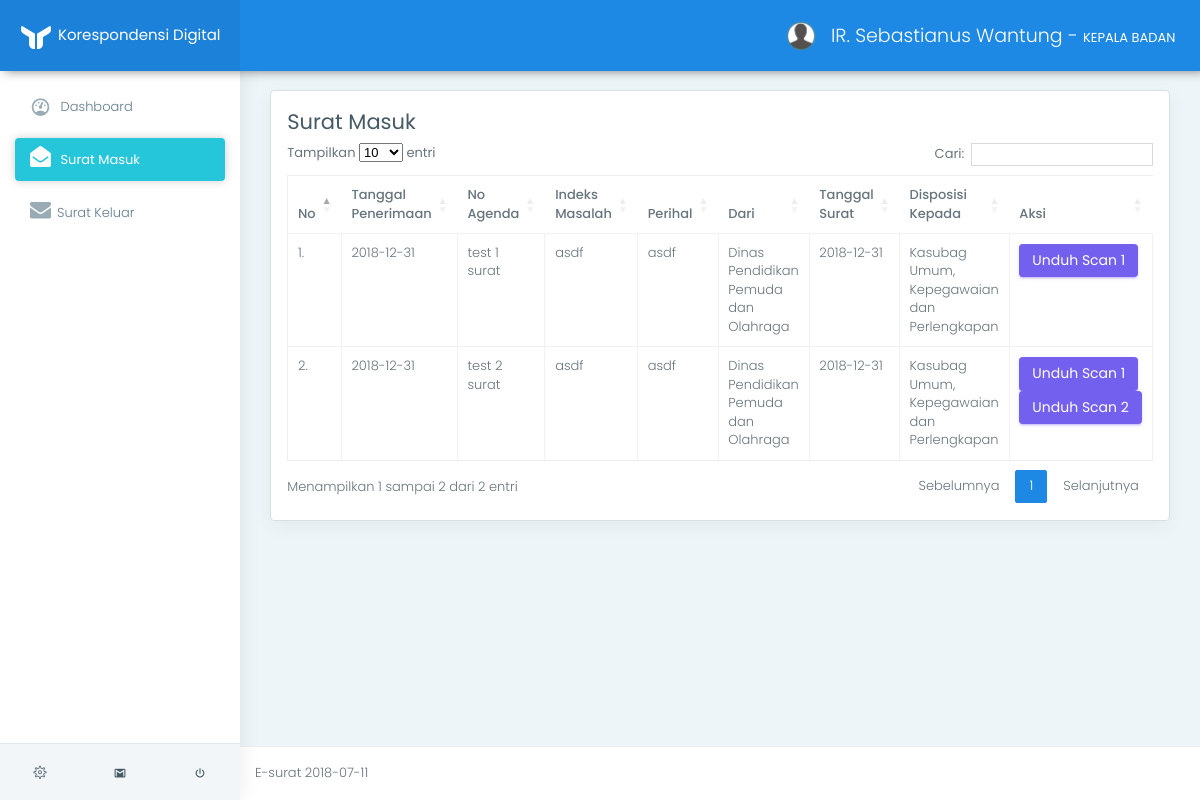
The app's page /app/index.php?page=view_surat_masuk_tu (signed in), older data.
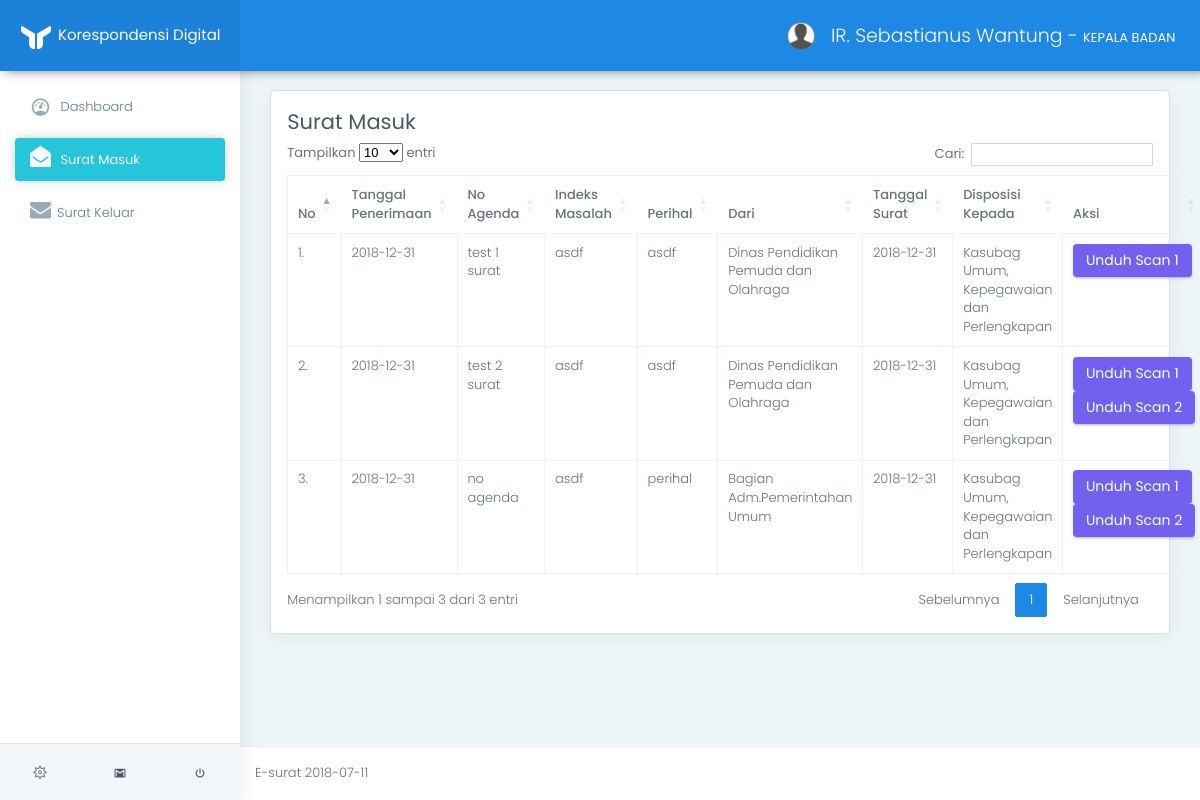
The same page, newer data.
### tables this page shows
CREATE TABLE `tb_user` (
  `id_user` varchar(11) NOT NULL,
  `nip` varchar(50) NOT NULL,
  `nama` varchar(100) NOT NULL,
  `id_jabatan` int(11) NOT NULL,
  `gambar` varchar(100) NOT NULL
);

CREATE TABLE `tb_surat_masuk` (
  `id_surat_masuk` varchar(11) NOT NULL,
  `id_user` varchar(11) NOT NULL,
  `no_surat` varchar(50) NOT NULL,
  `no_agenda` varchar(50) NOT NULL,
  `indeks_masalah` varchar(100) NOT NULL,
  `perihal` varchar(100) NOT NULL,
  `tanggal_surat` date NOT NULL,
  `tanggal_surat_penerimaan` date NOT NULL,
  `file_surat` varchar(100) DEFAULT NULL,
  `scan_surat` varchar(100) NOT NULL,
  `scan_surat2` varchar(100) NOT NULL,
  `id_jabatan` int(11) NOT NULL,
  `status` int(11) NOT NULL DEFAULT '0',
  `instruksi` text
);

CREATE TABLE `tb_jabatan` (
  `id_jabatan` int(11) NOT NULL,
  `jabatan` varchar(100) NOT NULL
);

### app/helper/koneksi.php (called while the page is built, shortened)
<?php
class Koneksi {
	private $koneksi;
	function __construct(){
		$this->koneksi = new mysqli("localhost","root","","db_e_surat");
	}
	public function setQuery($sql){
		return $this->koneksi->query($sql);
	}
}
 ?>

### app/helper/auth.php (called while the page is built, shortened)
<?php
include 'crud.php';
class Auth {
	public function isKepalaBadan(){
		return ($_SESSION['sess_user']['sess_status'] == "KEPALA BADAN");
	}
	public function getUser($id_user){
		$sql    = "SELECT * FROM tb_user WHERE id_user = '$id_user'";
		$crud   = new Crud();
		$result = $crud->view($sql);
		return $result[0]['nama'];
	}
}
 ?>

### app/helper/crud.php (called while the page is built, shortened)
<?php
include_once 'koneksi.php';
class Crud {
	function __construct(){
		$this->koneksi = new Koneksi();
	}
	public function view($sql){
		$result = $this->koneksi->setQuery($sql);
		$data = [];
        while ($row = $result->fetch_assoc()) {
            $data[] = $row;
        }
        return $data;
	}
}
 ?>

### app/surat_masuk_tu/view.php (the view, shortened to what this page needs)
<div class="row">
    <div class="col-lg-12">
        <div class="card">
            <div class="card-block">
            <div class="row">
                <div class="col-md-6">
                    <h3>
                        Surat Masuk
                    </h3>
                </div>
            </div>
                <table class="table table-stripped table-bordered" id="data_table">
                    <thead>
                        <tr>
                            <th>No</th>
                            <th>Tanggal Penerimaan</th>
                            <th>No Agenda</th>
                            <th>Indeks Masalah</th>
                            <th>Perihal</th>
                            <th>Dari</th>
                            <th>Tanggal Surat</th>
                            <th>Disposisi Kepada</th>
                            <th>Aksi</th>
                        </tr>
                    </thead>
                    <tbody>
                        <?php
                            $crud   = new Crud();
                            $sql = "SELECT * FROM tb_surat_masuk
                                    INNER JOIN tb_jabatan ON tb_surat_masuk.id_jabatan = tb_jabatan.id_jabatan
                                    INNER JOIN tb_user ON tb_surat_masuk.id_user = tb_user.id_user
                                    WHERE status='0'";
                            $result = $crud->view($sql);
                            $no = 1;
                            foreach ($result as $value):
                        ?>
                        <tr>
                            <td><?= $no++."." ?></td>
                            <td><?= $value['tanggal_surat_penerimaan'] ?></td>
                            <td><?= $value['no_agenda'] ?></td>
                            <td><?= $value['indeks_masalah'] ?></td>
                            <td><?= $value['perihal'] ?></td>
                            <td><?= $value['nama'] ?></td>
                            <td><?= $value['tanggal_surat'] ?></td>
                            <td><?= $value['jabatan'] ?></td>
                            <td>
                                <a href="../file/surat_masuk/<?= $value['scan_surat'] ?>" class="btn btn-primary">Unduh Scan 1</a>
                                <?php if(!empty($value['scan_surat2'])):?>
                                <a href="../file/surat_masuk/<?= $value['scan_surat2'] ?>" class="btn btn-primary">Unduh Scan 2</a>
                                <?php endif ?>
                            </td>
                        </tr>
                        <?php endforeach ?>
                    </tbody>
                </table>
            </div>
        </div>
    </div>
</div>

### app/index.php (shortened to what this page needs)
<?php
include "helper/auth.php";
$auth = new Auth();
?>
<!DOCTYPE html>
<html lang="en">
<head>
	<link href="../assets/css/box.css" rel="stylesheet">
	<link href="../assets/plugins/bootstrap/css/bootstrap.min.css" rel="stylesheet">
	<link href="../assets/plugins/c3-master/c3.min.css" rel="stylesheet">
	<link href="../assets/css/style.css" rel="stylesheet">
	<link href="../assets/css/colors/blue.css" id="theme" rel="stylesheet">
	<link rel="stylesheet" href="https://cdn.datatables.net/1.10.16/css/dataTables.bootstrap4.min.css">
	<link rel="stylesheet" href="https://cdn.datatables.net/buttons/1.5.1/css/buttons.dataTables.min.css">
	<link href="https://cdnjs.cloudflare.com/ajax/libs/select2/4.0.6-rc.0/css/select2.min.css" rel="stylesheet" />
</head>
<body class="fix-header fix-sidebar card-no-border">
	<div id="main-wrapper">
		<header class="topbar">
			<nav class="navbar top-navbar navbar-toggleable-sm navbar-light">
				<div class="navbar-header">
					<a class="navbar-brand" href="index.html">
						<b>
							<img src="../assets/images/logo-light-icon.png" alt="homepage" class="light-logo" />
						</b>
						<span>
						 <b style="font-size:15px;color:white">Korespondensi Digital</b>
				</div>
				<div class="navbar-collapse">
					<ul class="navbar-nav mr-auto mt-md-0">
						<li class="nav-item"> <a class="nav-link nav-toggler hidden-md-up text-muted waves-effect waves-dark" href="javascript:void(0)"><i class="mdi mdi-menu"></i></a> </li>
					</ul>
					<ul class="navbar-nav my-lg-0">
						<li class="nav-item dropdown">
							<a class="nav-link dropdown-toggle text-muted waves-effect waves-dark" href="" data-toggle="dropdown" aria-haspopup="true" aria-expanded="false"><img src="../assets/images/user.png" alt="user" class="profile-pic m-r-10" />
								<?= $auth->getUser($_SESSION['sess_user']['sess_id_user'])." - <b>".$_SESSION['sess_user']['sess_status']."</b>" ?>
							</a>
						</li>
					</ul>
				</div>
			</nav>
		</header>
		<aside class="left-sidebar">
			<div class="scroll-sidebar">
				<nav class="sidebar-nav">
					<ul id="sidebarnav">
					<li>
						<a class="waves-effect waves-dark" href="index.php?page=view_dashbord" aria-expanded="false"><i class="mdi mdi-gauge"></i><span class="hide-menu"> Dashboard</span></a>
					</li>
					<?php if($auth->isKepalaBadan()): ?>
						<li>
							<a class="waves-effect waves-darkenvelope-open" href="index.php?page=view_surat_masuk_tu" aria-expanded="false"><i class="fa fa-envelope-open"></i><span class="hide-menu"> Surat Masuk</span></a>
						</li>
						<li>
							<a class="waves-effect waves-dark" href="index.php?page=view_surat_keluar" aria-expanded="false"><i class="fa fa-envelope"></i><span class="hide-menu">Surat Keluar</span></a>
						</li>
					<?php endif ?>
					</ul>
				</nav>
			</div>
			<div class="sidebar-footer">
				<a href="" class="link" data-toggle="tooltip" title="Settings"><i class="ti-settings"></i></a>
				<a href="" class="link" data-toggle="tooltip" title="Email"><i class="mdi mdi-gmail"></i></a>
				<a href="../logout.php" class="link" data-toggle="tooltip" title="Logout"><i class="mdi mdi-power"></i></a> </div>
		</aside>
		<div class="page-wrapper">
			<div class="container-fluid"><br>
				<?php
				$page = isset( $_GET['page'])?$_GET['page']:"";
				if($page){
					if($page == "view_dashbord"){
						include "dashbord/view.php";
					}else if($page == "view_user"){
						include "m_pegawai/view.php";
					}else if($page == "add_user"){
						include "m_pegawai/add_form.php";
					}else if($page == "edit"){
						include "m_pegawai/edit_form.php";
					}else if($page == "delete"){
						include "m_pegawai/delete.php";
					}
					else if($page == "view_jenis_surat"){
						include "m_jenis_surat/view.php";
					}else if($page == "add_jenis_surat"){
						include "m_jenis_surat/add_form.php";
					}else if($page == "detail"){
						include "m_jenis_surat/detail.php";
					}else if($page == "edit_jenis_surat"){
						include "m_jenis_surat/edit_form.php";
					}else if($page == "delete_jenis_surat"){
						include "m_jenis_surat/delete.php";
					}
					else if($page == "view_format_surat"){
						include "m_format_surat/view.php";
					}else if($page == "add_format_surat"){
						include "m_format_surat/add_form.php";
					}else if($page == "edit_format_surat"){
						include "m_format_surat/edit_form.php";
					}else if($page == "delete_format_surat"){
						include "m_format_surat/delete.php";
					}
					else if($page == "view_dinas"){
						include "m_dinas/view.php";
					}else if($page == "add_dinas"){
						include "m_dinas/add_form.php";
					}else if($page == "edit_dinas"){
						include "m_dinas/edit_form.php";
					}else if($page == "delete_dinas"){
						include "m_dinas/delete.php";
					}
					else if($page == "view_surat_keluar"){
						include "surat_keluar/view.php";
					}else if($page == "add_surat_keluar"){
						include "surat_keluar/add_form.php";
					}else if($page == "acc_surat_keluar"){
						include "surat_keluar/acc_surat.php";
					}else if($page == "edit_surat_keluar"){
						include "surat_keluar/edit_form.php";
					}else if($page == "delete_surat_keluar"){
						include "surat_keluar/delete.php";
					}
					else if($page == "view_surat_masuk_tu"){
						include "surat_masuk_tu/view.php";
					}else if($page == "add_surat_masuk"){
						include "surat_masuk_tu/add_form.php";
					}else if($page == "edit_surat_masuk_tu"){
						include "surat_masuk_tu/edit_form.php";
					}else if($page == "delete_surat_masuk"){
						include "surat_masuk_tu/delete.php";
					}
				}else{
					include "dashbord/view.php";
				}
				?>
			</div>
			<footer class="footer"> E-surat <?= date("Y-m-d") ?> </footer>
		</div>
	</div>
</body>
</html>

### assets/css/colors/blue.css (style rules this page uses)
.topbar { background: #1e88e5; }
.topbar .navbar-header { background: rgba(0, 0, 0, 0.05); }
.topbar .top-navbar .navbar-header .navbar-brand .light-logo { display: inline-block; color: rgba(255, 255, 255, 0.8); }
.topbar .navbar-light .navbar-nav .nav-item > a.nav-link { color: #ffffff !important; }
.sidebar-nav { background: #fff; }
.sidebar-nav ul li a { color: #607d8b; }
.sidebar-nav ul li a.active, .sidebar-nav ul li a:hover { color: #26c6da; }
.sidebar-nav ul li a.active { color: #263238; }
.sidebar-nav > ul > li.active > a, .sidebar-nav > ul > li.active:hover > a { color: #ffffff; background: #26c6da; }
.sidebar-nav > ul > li.active > a i, .sidebar-nav > ul > li.active:hover > a i { color: #ffffff; }
.sidebar-nav > ul > li.active > a:after, .sidebar-nav > ul > li.active:hover > a:after { border-color: #ffffff; }
.sidebar-nav > ul > li > a.active i, .sidebar-nav > ul > li > a:hover i { color: #26c6da; }
.sidebar-nav > ul > li > a i { color: #99abb4; }
.sidebar-nav > ul > li > a.active { font-weight: 400; background: #ffffff; color: #1e88e5; }
.card-no-border .sidebar-nav > ul > li > a.active { color: #ffffff; background: #26c6da; }
.card-no-border .sidebar-nav > ul > li > a.active i { color: #ffffff; }
.card-no-border .sidebar-nav > ul > li > a.active:after { border-color: #ffffff; }

### app/index.php (style rules this page uses)
* { font-size: 13px; line-height: 1.428; }

Row changes from the older to the newer data that the page shows:
added tb_surat_masuk: tanggal_surat_penerimaan "2018-12-31", no_agenda "no agenda", indeks_masalah "asdf", perihal "perihal", id_user.nama "Bagian Adm.Pemerintahan Umum", tanggal_surat "2018-12-31", id_jabatan.jabatan "Kasubag Umum, Kepegawaian dan Perlengkapan"
Text that changed along with them:
text written by a page script: "Tampilkan entri Cari: Menampilkan 1 sampai 2 dari 2 entri Sebelumnya 1 Selanjutnya" → "Tampilkan entri Cari: Menampilkan 1 sampai 3 dari 3 entri Sebelumnya 1 Selanjutnya"
